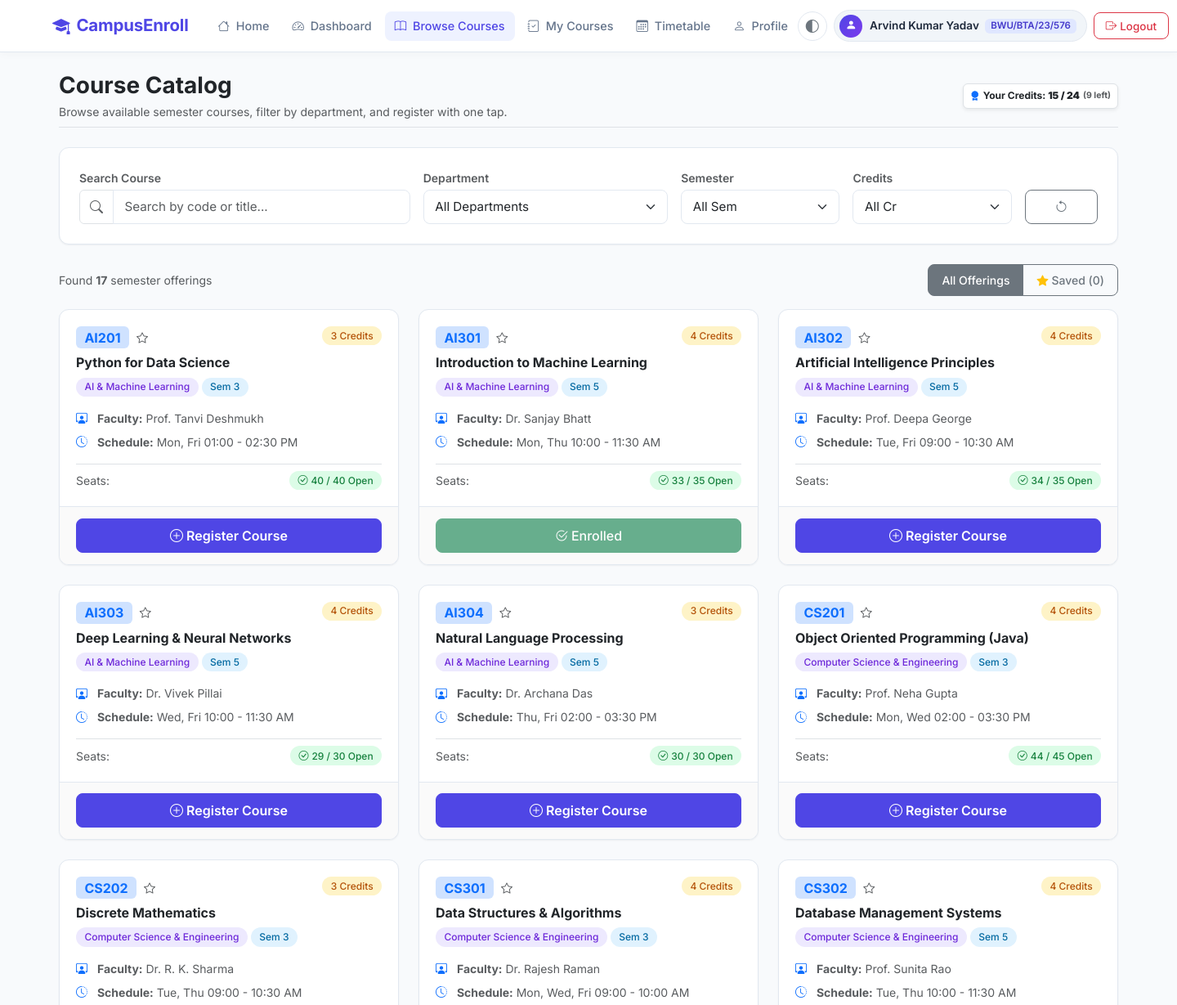
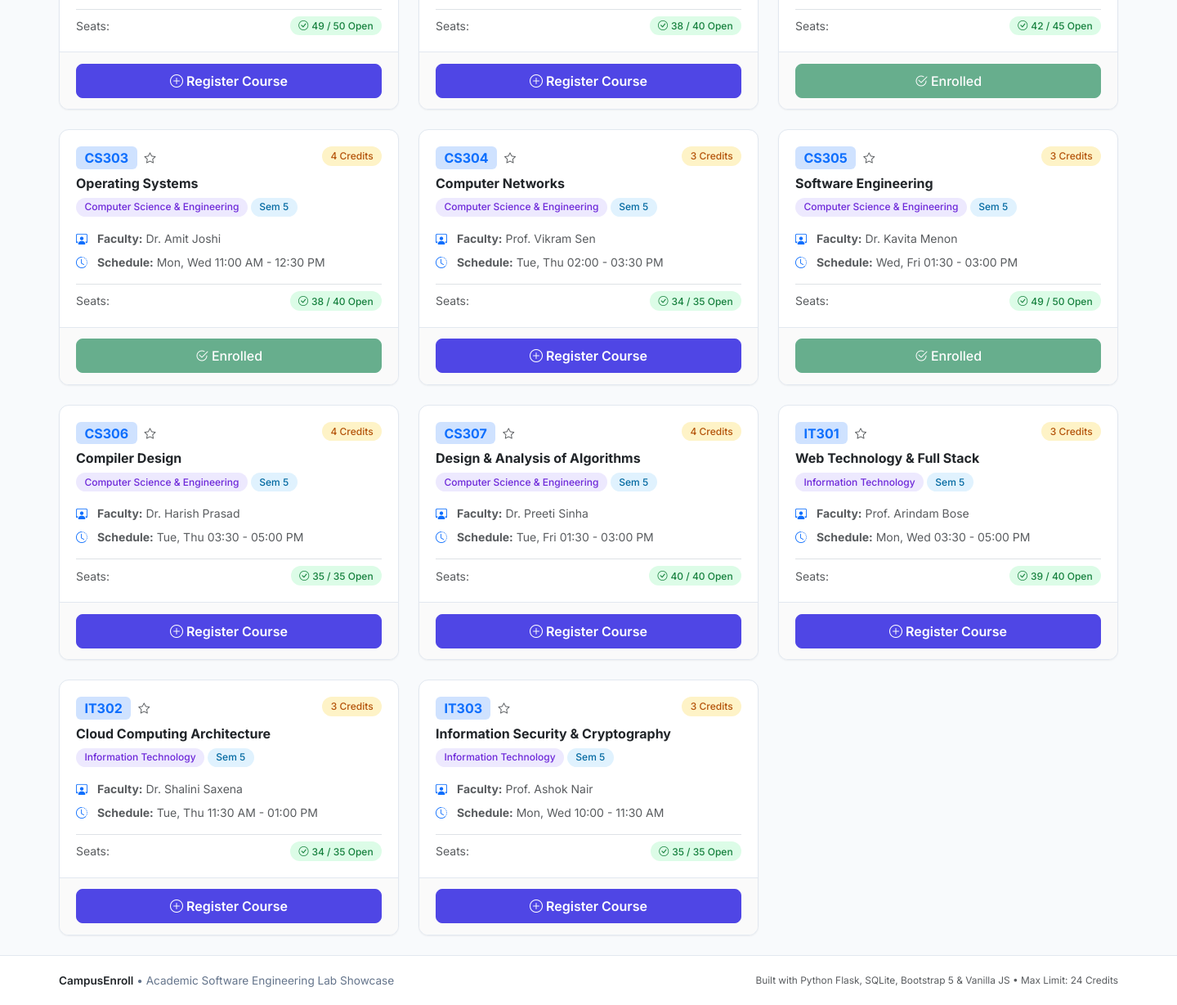
/courses (signed in), run on the app's committed database (2 pictures, top to bottom).
### tables this page shows
CREATE TABLE students (
    id INTEGER PRIMARY KEY AUTOINCREMENT,
    student_id TEXT UNIQUE NOT NULL,
    name TEXT NOT NULL,
    email TEXT UNIQUE NOT NULL,
    password TEXT NOT NULL,
    department TEXT NOT NULL,
    semester INTEGER NOT NULL,
    phone TEXT
);

CREATE TABLE courses (
    id INTEGER PRIMARY KEY AUTOINCREMENT,
    course_code TEXT UNIQUE NOT NULL,
    course_name TEXT NOT NULL,
    department TEXT NOT NULL,
    semester INTEGER NOT NULL,
    credits INTEGER NOT NULL CHECK(credits > 0),
    faculty TEXT NOT NULL,
    max_seats INTEGER NOT NULL CHECK(max_seats > 0),
    available_seats INTEGER NOT NULL CHECK(available_seats >= 0),
    schedule TEXT NOT NULL
);

### app.py (the view)
@app.route('/courses')
@student_required
def browse_courses():
    student_id = session['user_id']
    search_query = request.args.get('search', '').strip()
    selected_dept = request.args.get('department', '').strip()
    selected_sem = request.args.get('semester', '').strip()
    selected_credits = request.args.get('credits', '').strip()
    conn = get_db()
    reg_rows = conn.execute("SELECT course_id FROM registrations WHERE student_id = ?", (student_id,)).fetchall()
    registered_course_ids = {row['course_id'] for row in reg_rows}
    current_credits_row = conn.execute("""
        SELECT SUM(c.credits) as total
        FROM courses c
        JOIN registrations r ON c.id = r.course_id
        WHERE r.student_id = ?
    """, (student_id,)).fetchone()
    current_credits = current_credits_row['total'] or 0
    query = "SELECT * FROM courses WHERE 1=1"
    params = []
    if search_query:
        query += " AND (course_code LIKE ? OR course_name LIKE ?)"
        params.extend([f"%{search_query}%", f"%{search_query}%"])
    if selected_dept:
        query += " AND department = ?"
        params.append(selected_dept)
    if selected_sem:
        query += " AND semester = ?"
        params.append(int(selected_sem))
    if selected_credits:
        query += " AND credits = ?"
        params.append(int(selected_credits))
    query += " ORDER BY department, semester, course_code"
    courses = conn.execute(query, params).fetchall()
    departments = [row['department'] for row in conn.execute("SELECT DISTINCT department FROM courses ORDER BY department").fetchall()]
    conn.close()
    return render_template('courses.html',
                           courses=courses,
                           registered_course_ids=registered_course_ids,
                           current_credits=current_credits,
                           departments=departments,
                           search_query=search_query,
                           selected_dept=selected_dept,
                           selected_sem=selected_sem,
                           selected_credits=selected_credits)

### templates/courses.html (shortened to what this page needs)
{% extends 'base.html' %}
{% block content %}
<div class="d-flex flex-column flex-md-row justify-content-between align-items-md-center mb-3 mb-md-4 pb-2 border-bottom">
    <div class="mb-2 mb-md-0">
        <h2 class="fw-bold text-dark mb-1 fs-3 fs-md-2">Course Catalog</h2>
        <p class="text-muted mb-0 small">
            Browse available semester courses, filter by department, and register with one tap.
        </p>
    </div>
    <div>
        <span class="badge bg-white text-dark border p-2 shadow-sm d-inline-flex align-items-center">
            <i class="bi bi-award-fill text-primary me-1"></i>
            <span>Your Credits: <strong>{{ current_credits }} / {{ MAX_CREDIT_LIMIT }}</strong></span>
            {% set remaining = MAX_CREDIT_LIMIT - current_credits %}
            <span class="text-muted ms-1 small">({{ remaining }} left)</span>
        </span>
    </div>
</div>
<div class="app-card p-3 p-md-4 mb-4">
    <form method="GET" action="{{ url_for('browse_courses') }}" class="row g-2 g-md-3">
        <div class="col-12 col-md-4">
            <label class="form-label small fw-semibold text-muted mb-1">Search Course</label>
            <div class="input-group">
                <span class="input-group-text bg-white"><i class="bi bi-search text-muted"></i></span>
                <input type="text" class="form-control" name="search" id="clientCourseSearch"
                       placeholder="Search by code or title..." value="{{ search_query }}">
            </div>
        </div>
        <div class="col-12 col-sm-6 col-md-3">
            <label class="form-label small fw-semibold text-muted mb-1">Department</label>
            <select class="form-select" name="department" onchange="this.form.submit()">
                <option value="">All Departments</option>
            </select>
        </div>
        <div class="col-6 col-sm-3 col-md-2">
            <label class="form-label small fw-semibold text-muted mb-1">Semester</label>
            <select class="form-select" name="semester" onchange="this.form.submit()">
                <option value="">All Sem</option>
            </select>
        </div>
        <div class="col-6 col-sm-3 col-md-2">
            <label class="form-label small fw-semibold text-muted mb-1">Credits</label>
            <select class="form-select" name="credits" onchange="this.form.submit()">
                <option value="">All Cr</option>
            </select>
        </div>
        <div class="col-12 col-md-1 d-flex align-items-end">
            <a href="{{ url_for('browse_courses') }}" class="btn btn-outline-secondary w-100" title="Reset Filters">
                <i class="bi bi-arrow-counterclockwise d-none d-md-inline"></i>
            </a>
        </div>
    </form>
</div>
<div class="d-flex justify-content-between align-items-center mb-3">
    <div class="small text-muted">
        Found <strong>{{ courses|length }}</strong> semester offerings
    </div>
    <div class="btn-group btn-group-sm">
        <button type="button" class="btn btn-outline-secondary active" id="filterAllBtn" onclick="filterWishlist(false)">
            All Offerings
        </button>
        <button type="button" class="btn btn-outline-secondary" id="filterWishlistBtn" onclick="filterWishlist(true)">
            <i class="bi bi-star-fill text-warning me-1"></i> Saved (<span id="savedCount">0</span>)
        </button>
    </div>
</div>
<div class="row g-3 g-md-4" id="coursesContainer">
    {% for course in courses %}
        <div class="col-12 col-md-6 col-lg-4 course-item" data-course-id="{{ course.id }}">
            <div class="app-card course-card app-card-hover h-100">
                <div class="course-card-body">
                    <div class="d-flex justify-content-between align-items-start mb-2">
                        <div class="d-flex align-items-center gap-2">
                            <span class="badge bg-primary-subtle text-primary fw-bold fs-6">{{ course.course_code }}</span>
                            <button type="button" class="btn btn-sm btn-link p-0 text-muted bookmark-btn"
                                    data-course-id="{{ course.id }}"
                                    title="Save to Wishlist (Local Storage)"
                                    onclick="toggleBookmark({{ course.id }}, this)">
                                <i class="bi bi-star"></i>
                            </button>
                        </div>
                        <span class="badge badge-custom badge-credits">{{ course.credits }} Credits</span>
                    </div>
                    <h5 class="fw-bold text-dark mb-2 fs-6 fs-md-5">{{ course.course_name }}</h5>
                    <div class="mb-3 d-flex flex-wrap gap-1">
                        <span class="badge badge-custom badge-dept">{{ course.department }}</span>
                        <span class="badge badge-custom badge-sem">Sem {{ course.semester }}</span>
                    </div>
                    <div class="small text-muted mb-2">
                        <i class="bi bi-person-workspace text-primary me-2"></i>
                        <span><strong>Faculty:</strong> {{ course.faculty }}</span>
                    </div>
                    <div class="small text-muted mb-3">
                        <i class="bi bi-clock-history text-primary me-2"></i>
                        <span><strong>Schedule:</strong> {{ course.schedule }}</span>
                    </div>
                    <div class="d-flex justify-content-between align-items-center pt-2 border-top">
                        <span class="small text-muted">Seats:</span>
                        {% if course.available_seats > 0 %}
                            <span class="badge badge-custom badge-available">
                                <i class="bi bi-check-circle me-1"></i>{{ course.available_seats }} / {{ course.max_seats }} Open
                            </span>
                        {% else %}
                            <span class="badge badge-custom badge-full">
                                <i class="bi bi-x-circle me-1"></i>0 / {{ course.max_seats }} Full
                            </span>
                        {% endif %}
                    </div>
                </div>
                <div class="course-card-footer">
                    {% if course.id in registered_course_ids %}
                        <button class="btn btn-success w-100 py-2" disabled>
                            <i class="bi bi-check2-circle me-1"></i> Enrolled
                        </button>
                    {% elif course.available_seats <= 0 %}
                        <button class="btn btn-secondary w-100 py-2" disabled>
                            <i class="bi bi-lock-fill me-1"></i> Course Full
                        </button>
                    {% elif current_credits + course.credits > MAX_CREDIT_LIMIT %}
                        <button class="btn btn-outline-danger w-100 py-2" disabled title="Would exceed 24 credit limit">
                            <i class="bi bi-exclamation-octagon me-1"></i> Credit Limit Reached
                        </button>
                    {% else %}
                        <form method="POST" action="{{ url_for('register_course', course_id=course.id) }}">
                            <button type="submit" class="btn btn-primary w-100 py-2 fw-semibold">
                                <i class="bi bi-plus-circle me-1"></i> Register Course
                            </button>
                        </form>
                    {% endif %}
                </div>
            </div>
        </div>
    {% endfor %}
</div>
{% endblock %}

### templates/base.html (shortened to what this page needs)
<!DOCTYPE html>
<html lang="en">
<head>
    <link href="https://cdn.jsdelivr.net/npm/bootstrap@5.3.3/dist/css/bootstrap.min.css" rel="stylesheet">
    <link href="https://cdn.jsdelivr.net/npm/bootstrap-icons@1.11.3/font/bootstrap-icons.min.css" rel="stylesheet">
    <link rel="stylesheet" href="{{ url_for('static', filename='css/style.css') }}">
</head>
<body>
    <nav class="navbar navbar-expand-lg navbar-custom sticky-top">
        <div class="container-fluid px-3 px-md-4 px-xl-5">
            <a class="navbar-brand me-3 me-xl-4" href="{{ url_for('index') }}">
                <i class="bi bi-mortarboard-fill"></i>
                <span>CampusEnroll</span>
            </a>
            <div class="collapse navbar-collapse" id="navbarContent">
                <ul class="navbar-nav me-auto mb-2 mb-lg-0 gap-1">
                    <li class="nav-item">
                        <a class="nav-link {% if request.endpoint == 'index' %}active{% endif %}" href="{{ url_for('index') }}">
                            <i class="bi bi-house me-1"></i> Home
                        </a>
                    </li>
                    {% if current_user.is_logged_in and current_user.role == 'student' %}
                        <li class="nav-item">
                            <a class="nav-link {% if request.endpoint == 'dashboard' %}active{% endif %}" href="{{ url_for('dashboard') }}">
                                <i class="bi bi-speedometer2 me-1"></i> Dashboard
                            </a>
                        </li>
                        <li class="nav-item">
                            <a class="nav-link {% if request.endpoint == 'browse_courses' %}active{% endif %}" href="{{ url_for('browse_courses') }}">
                                <i class="bi bi-book me-1"></i> Browse Courses
                            </a>
                        </li>
                        <li class="nav-item">
                            <a class="nav-link {% if request.endpoint == 'my_courses' %}active{% endif %}" href="{{ url_for('my_courses') }}">
                                <i class="bi bi-journal-check me-1"></i> My Courses
                            </a>
                        </li>
                        <li class="nav-item">
                            <a class="nav-link {% if request.endpoint == 'timetable' %}active{% endif %}" href="{{ url_for('timetable') }}">
                                <i class="bi bi-calendar3 me-1"></i> Timetable
                            </a>
                        </li>
                        <li class="nav-item">
                            <a class="nav-link {% if request.endpoint == 'profile' %}active{% endif %}" href="{{ url_for('profile') }}">
                                <i class="bi bi-person me-1"></i> Profile
                            </a>
                        </li>
                    {% endif %}
                </ul>
                <div class="nav-actions d-flex align-items-center gap-2 mt-3 mt-lg-0">
                    <div class="dropdown">
                        <button class="btn btn-theme-toggle"
                                type="button" id="themeDropdown" data-bs-toggle="dropdown" aria-expanded="false" title="Switch Theme Mode">
                            <i class="bi bi-circle-half" id="themeActiveIcon"></i>
                        </button>
                    </div>
                    {% if current_user.is_logged_in %}
                        <div class="user-pill d-none d-lg-flex align-items-center">
                            <div class="user-pill-avatar">
                                <i class="bi bi-person-fill"></i>
                            </div>
                            <div class="user-pill-info">
                                <span class="user-pill-name">{{ current_user.name }}</span>
                                <span class="user-pill-role badge {% if current_user.role == 'student' %}badge-pill-student{% else %}badge-pill-admin{% endif %}">
                                    {{ current_user.student_id if current_user.role == 'student' else 'Admin' }}
                                </span>
                            </div>
                        </div>
                        <a href="{{ url_for('logout') }}" class="btn btn-outline-danger btn-sm nav-btn-logout">
                            <i class="bi bi-box-arrow-right me-1"></i> Logout
                        </a>
                    {% endif %}
                </div>
            </div>
        </div>
    </nav>
    <main class="container my-3 my-md-4 flex-grow-1">
        {% if content_error %}
            <div class="text-center py-5">
                <h1 class="display-4 text-danger fw-bold">{{ content_error }}</h1>
                <p class="lead text-muted">The requested page could not be found or an error occurred.</p>
                <a href="{{ url_for('index') }}" class="btn btn-primary mt-3">Return to Home</a>
            </div>
        {% else %}
            {% block content %}{% endblock %}
        {% endif %}
    </main>
    <footer>
        <div class="container text-center">
            <div class="row align-items-center gy-2">
                <div class="col-md-6 text-md-start">
                    <span class="fw-semibold text-dark">CampusEnroll</span> &bull; Academic Software Engineering Lab Showcase
                </div>
                <div class="col-md-6 text-md-end text-muted small">
                    Built with Python Flask, SQLite, Bootstrap 5 &amp; Vanilla JS &bull; Max Limit: {{ MAX_CREDIT_LIMIT }} Credits
                </div>
            </div>
        </div>
    </footer>
</body>
</html>

### data on the page
students: name "Arvind Kumar Yadav", student "BWU/BTA/23/576"
courses: course_code "AI201", credits "3", course_name "Python for Data Science", department "AI & Machine Learning", semester "3", faculty "Prof. Tanvi Deshmukh", schedule "Mon, Fri 01:00 - 02:30 PM", available_seats "40", max_seats "40"
courses: course_code "AI301", credits "4", course_name "Introduction to Machine Learning", department "AI & Machine Learning", semester "5", faculty "Dr. Sanjay Bhatt", schedule "Mon, Thu 10:00 - 11:30 AM", available_seats "33", max_seats "35", shows "Enrolled"
courses: course_code "AI302", credits "4", course_name "Artificial Intelligence Principles", department "AI & Machine Learning", semester "5", faculty "Prof. Deepa George", schedule "Tue, Fri 09:00 - 10:30 AM", available_seats "34", max_seats "35"
courses: course_code "AI303", credits "4", course_name "Deep Learning & Neural Networks", department "AI & Machine Learning", semester "5", faculty "Dr. Vivek Pillai", schedule "Wed, Fri 10:00 - 11:30 AM", available_seats "29", max_seats "30"
courses: course_code "AI304", credits "3", course_name "Natural Language Processing", department "AI & Machine Learning", semester "5", faculty "Dr. Archana Das", schedule "Thu, Fri 02:00 - 03:30 PM", available_seats "30", max_seats "30"
courses: course_code "CS201", credits "4", course_name "Object Oriented Programming (Java)", department "Computer Science & Engineering", semester "3", faculty "Prof. Neha Gupta", schedule "Mon, Wed 02:00 - 03:30 PM", available_seats "44", max_seats "45"
courses: course_code "CS202", credits "3", course_name "Discrete Mathematics", department "Computer Science & Engineering", semester "3", faculty "Dr. R. K. Sharma", schedule "Tue, Thu 09:00 - 10:30 AM", available_seats "49", max_seats "50"
courses: course_code "CS301", credits "4", course_name "Data Structures & Algorithms", department "Computer Science & Engineering", semester "3", faculty "Dr. Rajesh Raman", schedule "Mon, Wed, Fri 09:00 - 10:00 AM", available_seats "38", max_seats "40"
courses: course_code "CS302", credits "4", course_name "Database Management Systems", department "Computer Science & Engineering", semester "5", faculty "Prof. Sunita Rao", schedule "Tue, Thu 10:00 - 11:30 AM", available_seats "42", max_seats "45", shows "Enrolled"
courses: course_code "CS303", credits "4", course_name "Operating Systems", department "Computer Science & Engineering", semester "5", faculty "Dr. Amit Joshi", schedule "Mon, Wed 11:00 AM - 12:30 PM", available_seats "38", max_seats "40", shows "Enrolled"
courses: course_code "CS304", credits "3", course_name "Computer Networks", department "Computer Science & Engineering", semester "5", faculty "Prof. Vikram Sen", schedule "Tue, Thu 02:00 - 03:30 PM", available_seats "34", max_seats "35"
courses: course_code "CS305", credits "3", course_name "Software Engineering", department "Computer Science & Engineering", semester "5", faculty "Dr. Kavita Menon", schedule "Wed, Fri 01:30 - 03:00 PM", available_seats "49", max_seats "50", shows "Enrolled"
courses: course_code "CS306", credits "4", course_name "Compiler Design", department "Computer Science & Engineering", semester "5", faculty "Dr. Harish Prasad", schedule "Tue, Thu 03:30 - 05:00 PM", available_seats "35", max_seats "35"
courses: course_code "CS307", credits "4", course_name "Design & Analysis of Algorithms", department "Computer Science & Engineering", semester "5", faculty "Dr. Preeti Sinha", schedule "Tue, Fri 01:30 - 03:00 PM", available_seats "40", max_seats "40"
courses: course_code "IT301", credits "3", course_name "Web Technology & Full Stack", department "Information Technology", semester "5", faculty "Prof. Arindam Bose", schedule "Mon, Wed 03:30 - 05:00 PM", available_seats "39", max_seats "40"
courses: course_code "IT302", credits "3", course_name "Cloud Computing Architecture", department "Information Technology", semester "5", faculty "Dr. Shalini Saxena", schedule "Tue, Thu 11:30 AM - 01:00 PM", available_seats "34", max_seats "35"
courses: course_code "IT303", credits "3", course_name "Information Security & Cryptography", department "Information Technology", semester "5", faculty "Prof. Ashok Nair", schedule "Mon, Wed 10:00 - 11:30 AM", available_seats "35", max_seats "35"

### other printed values
{{ current_credits }} "15"
{{ MAX_CREDIT_LIMIT }} "24"
{{ remaining }} "9"
{{ courses|length }} "17"
